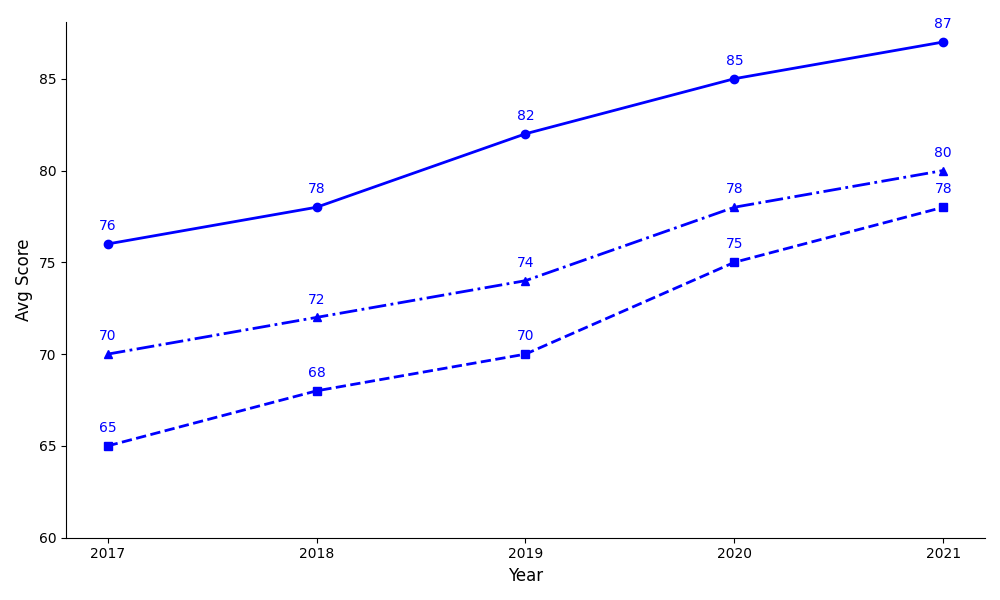

Source code (Python):
import numpy as np
import matplotlib.pyplot as plt

years = np.array([2017, 2018, 2019, 2020, 2021])
group_a_scores = np.array([76, 78, 82, 85, 87])
group_b_scores = np.array([65, 68, 70, 75, 78])
group_c_scores = np.array([70, 72, 74, 78, 80])

fig, ax = plt.subplots(figsize=(10, 6))

# Plot lines without stylistic elements
ax.plot(years, group_a_scores, marker='o', linestyle='-', linewidth=2, markersize=6, color='blue')
ax.plot(years, group_b_scores, marker='s', linestyle='--', linewidth=2, markersize=6, color='blue')
ax.plot(years, group_c_scores, marker='^', linestyle='-.', linewidth=2, markersize=6, color='blue')

ax.set_xlabel('Year', fontsize=12)
ax.set_ylabel('Avg Score', fontsize=12)

ax.set_xticks(years)
ax.set_yticks(np.arange(60, 90, 5))

# Remove grids and legend
for i in range(len(years)):
    ax.annotate(f'{group_a_scores[i]}', xy=(years[i], group_a_scores[i]), textcoords="offset points", xytext=(0, 10), ha='center', color='blue')
    ax.annotate(f'{group_b_scores[i]}', xy=(years[i], group_b_scores[i]), textcoords="offset points", xytext=(0, 10), ha='center', color='blue')
    ax.annotate(f'{group_c_scores[i]}', xy=(years[i], group_c_scores[i]), textcoords="offset points", xytext=(0, 10), ha='center', color='blue')

# Remove borders
ax.spines['top'].set_visible(False)
ax.spines['right'].set_visible(False)

plt.tight_layout()
plt.show()
